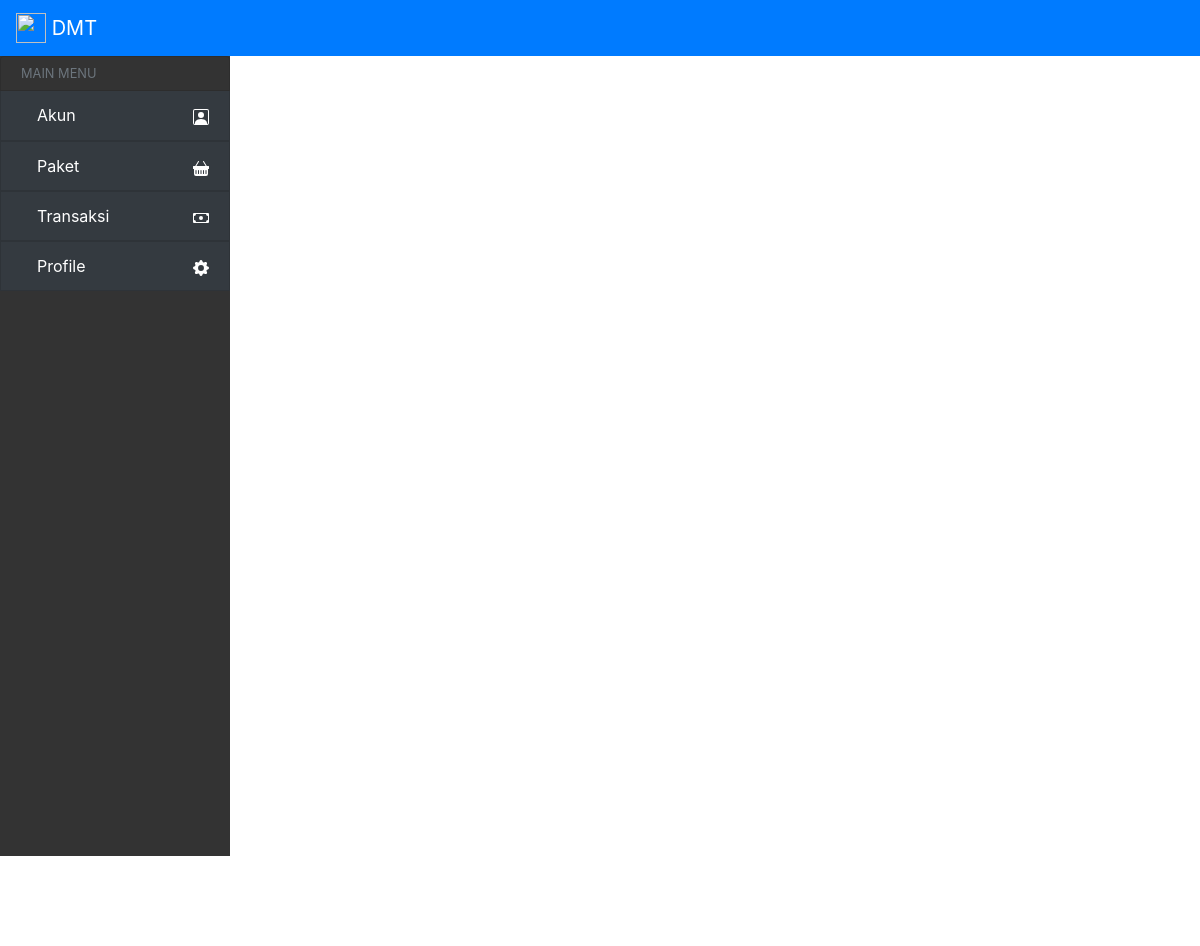
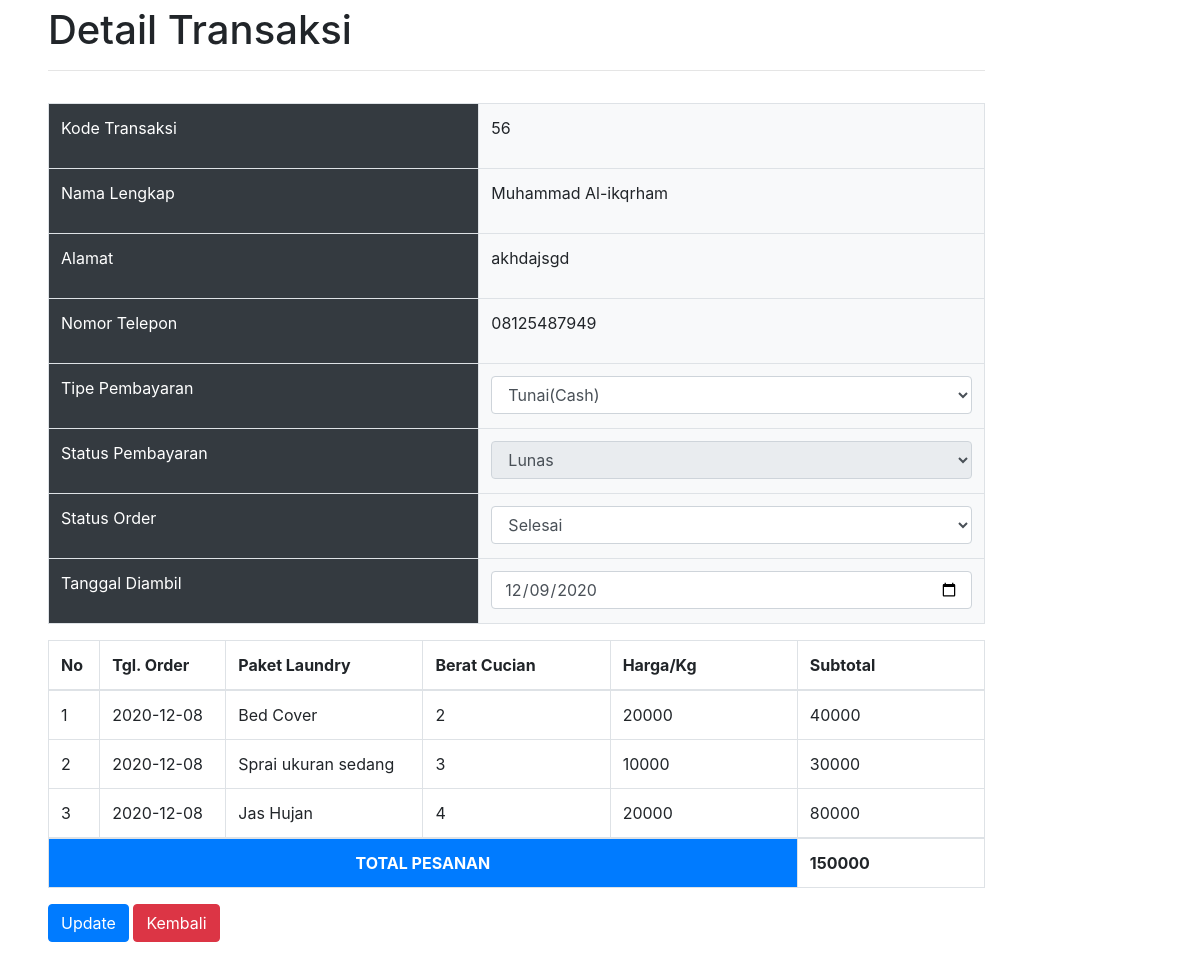
The app's page /admin/cm/v_detail_cm.php?id=56 with its own data (2 pictures, top to bottom).
### tables this page shows
CREATE TABLE `cucian_masuk` (
  `kode_cm` int(11) NOT NULL,
  `kode_konsumen` varchar(20) NOT NULL,
  `tanggal_cm` date NOT NULL,
  `status_order` varchar(3) NOT NULL,
  `tipe_pembayaran` varchar(3) NOT NULL,
  `status_pembayaran` varchar(3) NOT NULL,
  `time` time NOT NULL
);

CREATE TABLE `konsumen` (
  `kode_konsumen` varchar(20) NOT NULL,
  `nama` varchar(50) NOT NULL,
  `alamat` text NOT NULL,
  `no_telepon` varchar(15) NOT NULL,
  `email` varchar(200) NOT NULL,
  `password` varchar(200) NOT NULL
);

CREATE TABLE `transaksi` (
  `kode_transaksi` int(11) NOT NULL,
  `kode_cm` int(11) NOT NULL,
  `kode_jenis` int(11) NOT NULL,
  `qty` int(11) NOT NULL,
  `total` int(11) NOT NULL,
  `tanggal_transaksi` date NOT NULL,
  `tanggal_ambil` date NOT NULL
);

CREATE TABLE `paket` (
  `kode_jenis` int(11) NOT NULL,
  `nama_jenis` varchar(25) NOT NULL,
  `satuan` varchar(20) NOT NULL,
  `harga_jenis` int(20) NOT NULL
);

### admin/cm/v_detail_cm.php (the view, shortened to what this page needs)
<?php session_start();
include('../../config/koneksi.php');?>
<?php include('../../layout/kepala.php');
?>
<?php
$id = $_GET['id'];
    $sql = "SELECT cucian_masuk.kode_cm,cucian_masuk.status_order,cucian_masuk.status_pembayaran,cucian_masuk.status_order,konsumen.nama,konsumen.alamat,konsumen.no_telepon
            FROM konsumen
            INNER JOIN cucian_masuk ON konsumen.kode_konsumen =cucian_masuk.kode_konsumen
            WHERE cucian_masuk.kode_cm = '$id'";
    $hasil = mysqli_query($koneksi,$sql);
    $row = mysqli_fetch_array($hasil);
?>
<div class="pl-5 col-10">
	<div class="enter-admin">
        <h1 class="pt-5 mt-5">Detail Transaksi</h1>
        <hr>
        <div class="pt-3"></div>
        <form action="proses_transaksi.php" method="POST">
        <table width = "75%" class="table table-bordered ">
            <tr>
                <td class="btn-dark"><p>Kode Transaksi</p></td>
                <td class="btn-light"><p><?=$row['kode_cm'] ?></p></td>
            </tr>
            <tr>
                <td class="btn-dark"><p>Nama Lengkap</p></td>
                <td class="btn-light"><p><?=$row['nama'] ?></p></td>
            </tr>
            <tr>
                <td class="btn-dark"><p>Alamat</p></td>
                <td class="btn-light"><p><?=$row['alamat'] ?></p></td>
            </tr>
            <tr>
                <td class="btn-dark"><p>Nomor Telepon</p></td>
                <td class="btn-light"><p><?=$row['no_telepon'] ?></p></td>
            </tr>
            <tr>
                <td class="btn-dark"><p>Tipe Pembayaran</p></td>
                <td class="btn-light">
                    <select name="tipe_pembayaran" id="" class="form-control">
                        <option  value="0">
                            Tunai(Cash)
                        </option>
                    </select>
                </td>
            </tr>
            <tr>
                <td class="btn-dark"><p>Status Pembayaran</p></td>
                <td class="btn-light">
                    <select name="status_pembayaran" id="" class="form-control" <?php if($row['status_pembayaran'] == '1') echo "disabled"?>>
                        <option <?php if($row['status_pembayaran'] == '1') echo "selected"?> value="1">
                            Lunas
                        </option>
                    </select>
                </td>
            </tr>
            <tr>
                <td class="btn-dark"><p>Status Order</p></td>
                <td class="btn-light">
                <select name="status_order" id="" class="form-control">
                        <option  value="2" <?php if($row['status_order'] == '2') echo "selected"  ?>>
                            Selesai
                        </option>
                    </select>
                </td>
            </tr>
            <tr>
                <td class="btn-dark"><p>Tanggal Diambil</p></td>
                <td class="btn-light"><input type="date" name="tanggal_diambil" id="" class="form-control" value="<?= date('Y-m-d')?>"></td>
            </tr>
        </table>
        <?php
            $sql1 = "SELECT cucian_masuk.tanggal_cm,paket.nama_jenis,transaksi.qty,paket.harga_jenis,transaksi.kode_cm,paket.satuan
            FROM paket
            INNER JOIN transaksi ON paket.kode_jenis = transaksi.kode_jenis
            INNER JOIN cucian_masuk ON transaksi.kode_cm = cucian_masuk.kode_cm
            WHERE transaksi.kode_cm = '$id'";
            $result = mysqli_query($koneksi,$sql1);
            $no=1;
            $totalBelanja = 0;
        ?>
        <table class='table table-bordered '>
			<thead>
				<tr>
					<th>No</th>
					<th>Tgl. Order</th>
					<th>Paket Laundry</th>
					<th width='20%'>Berat Cucian</th>
					<th width='20%'>Harga/Kg</th>
					<th width='20%'>Subtotal</th>
				</tr>
			</thead>
			<tbody>
                    <?php
                    while ($baris = mysqli_fetch_array($result))
                    {
                    ?>
                    <tr>
					<td><?= $no ?></td>
					<td><?= $baris['tanggal_cm']; ?></td>
                    <td><?= $baris['nama_jenis']; ?></td>
                    <?php
                    $kilo=0;
                    if($baris['satuan'] == "kg" && $baris['qty'] == 0 ) :
                        $kilo = 1;
                        ?>
                    <td><input type="text" class="form-control berat-kilo" name="qty" value="<?= $baris['qty']; ?>"></td>
                        <script>
                            $(".berat-kilo").on("keypress keyup blur", function(event) {
                                $(this).val($(this).val().replace(/[^\d].+/, ""));
                                if ((event.which < 48 || event.which > 57)) {
                                    event.preventDefault();
                                }
                                var a = <?= $baris['harga_jenis']; ?> ;
                                var b = $('.berat-kilo').val();
                                var total = a * b;
                                $('.total<?=$kilo?>').html(total);
                                $('.total-kilo').val(total);
                                // console.log('true');
                            });
                        </script>
                    <?php else : ?>
                        <td><?= $baris['qty']; ?></td>
                    <?php endif; ?>
                    <td><?= $baris['harga_jenis']; ?></td>
                    <td class="total<?=$kilo?>"><?php $total = $baris['harga_jenis']*$baris['qty'];
                            $totalBelanja = $totalBelanja + $total;
                            echo $total;
                        ?>
                     </td>
                    <?php $no++;
                ?>
                </tr>
                <?php }
                ?>
			</tbody>
			<tbody>
				<tr>
					<td colspan='5' class='btn-primary'><center><strong>TOTAL PESANAN</strong></center></td>
                    <td><strong id='label_total_pesanan'><?php
                    echo $totalBelanja;
                     ?></strong></td>
				</tr>
            </tbody>
        </table>
        <input type="submit" value="Update" name="update" class="btn btn-primary">
        <a href="v_cm.php" class="btn btn-danger">Kembali</a>
        <div class="pb-5"></div>
        </form>
        <?php include('../../layout/kaki.php') ?>

### records on screen
cucian_masuk: kode_cm "56", kode_konsumen.nama "Muhammad Al-ikqrham", kode_konsumen.alamat "akhdajsgd", kode_konsumen.no_telepon "08125487949", status_pembayaran "Lunas", status_order "Selesai"
transaksi: kode_cm.tanggal_cm "2020-12-08", kode_jenis.nama_jenis "Bed Cover", qty "2", kode_jenis.harga_jenis "20000", total "40000"
transaksi: kode_cm.tanggal_cm "2020-12-08", kode_jenis.nama_jenis "Sprai ukuran sedang", qty "3", kode_jenis.harga_jenis "10000", total "30000"
transaksi: kode_cm.tanggal_cm "2020-12-08", kode_jenis.nama_jenis "Jas Hujan", qty "4", kode_jenis.harga_jenis "20000", total "80000"

### other values on screen
$totalBelanja "150000"
